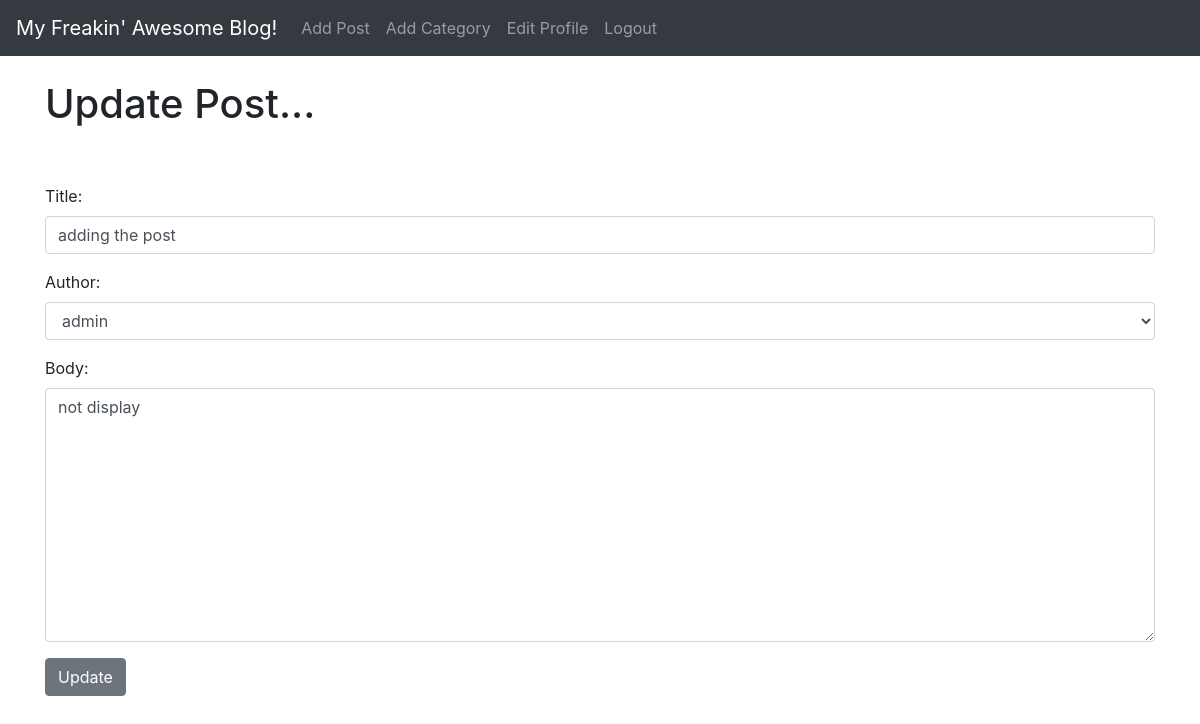
The app's page /article/edit/11 (signed in) with its own data.
### apps/models.py (models this page shows, shortened)
class Post(models.Model):
    title = models.CharField(max_length=60)
    header_image = models.ImageField(null=True, blank=True, upload_to="images/")
    title_tag = models.CharField(max_length=60)
    author = models.ForeignKey(User, on_delete=models.CASCADE)
    body = RichTextField(blank=True, null=True)
    post_date = models.DateField(auto_now_add=True)
    category = models.CharField(max_length=60, default='coding')
    snippet = models.CharField(max_length=60)
    likes = models.ManyToManyField(User, related_name='blog_posts')

### apps/views.py (the view)
# urls.py: path('article/edit/<int:pk>', UpdatePostView.as_view(), name='update_post'),
class UpdatePostView(UpdateView):
    model = Post
    form_class = EditForm
    template_name = 'update_post.html'

### apps/forms.py
class EditForm(forms.ModelForm):
    class Meta:
        model = Post
        fields = ('title', 'author', 'body')
        widgets = {
            'title': forms.TextInput(
                attrs={
                    'class': 'form-control',
                }
            ),
            'author': forms.Select(attrs={'class': 'form-control'}),
            'body': forms.Textarea(attrs={'class': 'form-control'}),
            'snippet': forms.Textarea(attrs={'class': 'form-control'}),
        }

### apps/templates/update_post.html (shortened to what this page needs)
{% extends 'base.html' %}
{% block content %}
{% if user.is_authenticated %}
    {% if user.id == post.author.id %}
        <h1>Update Post...</h1>
        <br/> <br/>
        <div class="form-group">
            <form method="POST">
                {{ form.as_p }}
                <button class="btn btn-secondary">Update</button>
            </form>
        </div>
    {% else %}
            You're not allowed here ! (and you know it.....)
    {% endif %}
{% else %}
You're not allowed here ! (and you know it.....)
{% endif %}
{% endblock %}

### records on screen
Post: title "adding the post", author "admin", body "not display"
